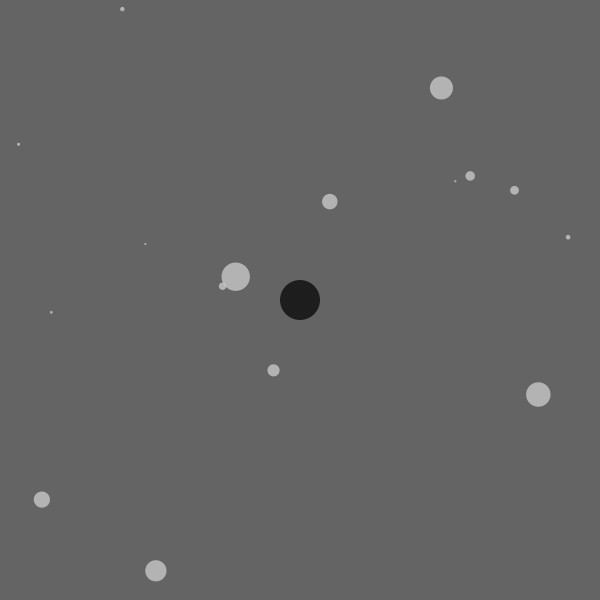
Frame 1 (no input)
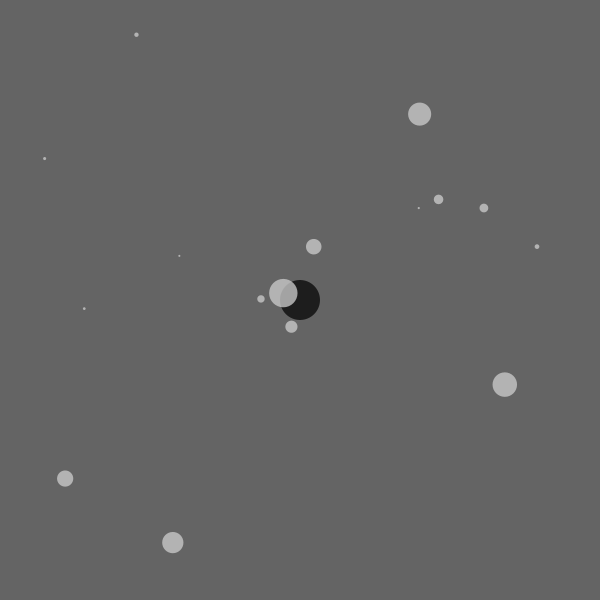
Frame 60 (the mouse pressed at the canvas centre just before this capture)
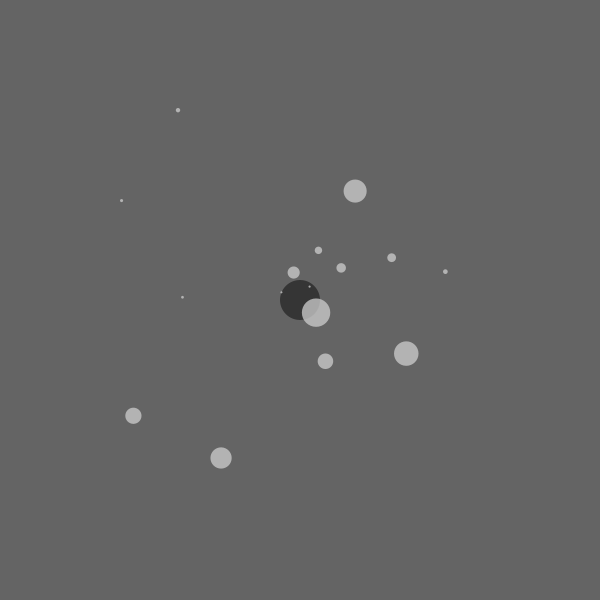
Frame 120 (the mouse held since frame 60 and released just before this capture)

The Processing sketch that drew these frames (run headless with seeded random() and noise(); from frame 60 on, the mouse is pressed at the canvas centre):

// Processing sketch: Exercise_02_10
// ── Exercise_02_10.pde
Mover[] movers = new Mover[16];
Attractor a;

//Shiffman puts the variable for gravity G on the main sketch
//and references it on the Mover class.
//It works. I suppose that since the variable is declared here
//it will be available to the whole program
float G = 1;

void setup() {
  size(600, 600);
  pixelDensity(displayDensity());
  for (int i = 0; i < movers.length; i++) {
    movers[i] = new Mover(random(0.1, 2), random(width), random(height));
  }
  a = new Attractor();
}

void draw() {
  background(100);
  
  a.drag();
  a.hover(mouseX, mouseY);
  a.render();

  for (int i = 0; i < movers.length; i++) {
    for (int j = 0; j < movers.length; j++) {
      if (i != j) {
        PVector force = movers[j].attract(movers[i]);
        movers[i].applyForce(force);
      }
    }
    PVector force2 = a.attract(movers[i]);
    movers[i].applyForce(force2);
    
    movers[i].update();
    movers[i].render();
  }
}

void mousePressed() {
  a.clicked(mouseX, mouseY);
}

void mouseReleased() {
  a.stopDragging();
}

// ── Attractor.pde
class Attractor {
  PVector pos;
  float mass;
  float G;
  //MOUSE INTERACTION VARIABLES
  boolean dragging = false; // Is the object being dragged?
  boolean rollover = false; // Is the mouse over the ellipse?
  PVector dragOffset;  // holds the offset for when object is clicked on

  Attractor() {
    pos = new PVector(width/2, height/2);
    mass = 20;
    G = 1;
    
    dragOffset = new PVector(0.0, 0.0);
  }

  PVector attract (Mover _m) {
    PVector force = PVector.sub(pos, _m.pos);
    float distance = force.mag();
    distance = constrain(distance, 5.0, 25.0);

    force.normalize();
    float strength = (G * mass * _m.mass) / (distance * distance);
    force.mult(strength);

    return force;
  }

  void render() {
    noStroke();
    if (dragging) fill (0, 120);
    else if (rollover) fill(0, 100);
    else fill(0, 180);
    
    ellipse(pos.x, pos.y, mass * 2, mass * 2);
  }
  
  //MOUSE INTERACTION METHODS
  
  void clicked(int _mx, int _my) {
    float d = dist(_mx, _my, pos.x, pos.y);
    if (d < mass) {
      dragging = true;
      dragOffset.x = pos.x - _mx;
      dragOffset.y = pos.y - _my;
    }
  }
  
  void hover(int _mx, int _my) {
    float d = dist(_mx, _my, pos.x, pos.y);
    if (d < mass) {
      rollover = true;
    } else {
      rollover = false;
    }
  }
  
  void stopDragging() {
    dragging = false;
  }
  
  void drag() {
    if(dragging) {
      pos.x = mouseX + dragOffset.x;
      pos.y = mouseY + dragOffset.y;
    }
  }
}

// ── Mover.pde
class Mover {
  PVector pos;
  PVector vel;
  PVector acc;
  float mass;

  Mover(float _m, float _x, float _y) {
    pos = new PVector(_x, _y);
    vel = new PVector(0, 0);
    acc = new PVector(0, 0);
    mass = _m;
  }

  void update() {
    vel.add(acc);
    pos.add(vel);
    acc.mult(0);
  }

  void render() {
    noStroke();
    fill(200, 200);
    ellipse(pos.x, pos.y, mass * 16, mass * 16);
  }

  void applyForce(PVector _f) {
    PVector force = PVector.div(_f, mass);
    acc.add(force);
  }

  PVector attract (Mover _m) {
    PVector force = PVector.sub(_m.pos, pos);
    float distance = force.mag();
    distance = constrain(distance, 5.0, 25.0);

    force.normalize();
    float strength = (G * mass * _m.mass) / (distance * distance);
    force.mult(strength);

    return force;
  }
}
